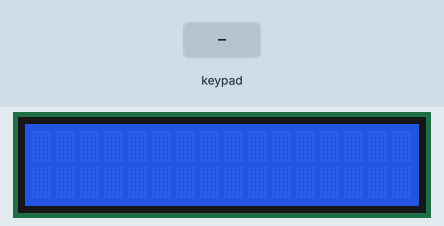
A sketch run on a simulated Arduino Uno, built with avr-gcc and run on an emulated ATmega328P. Shown: 16×2 character LCD. The test bench sets the inputs (shaded band).

Above: at 1.2 s.
1.3 s: keypad keys 7 6 5 4 # pressed 0.4 s apart
At 4.0 s:
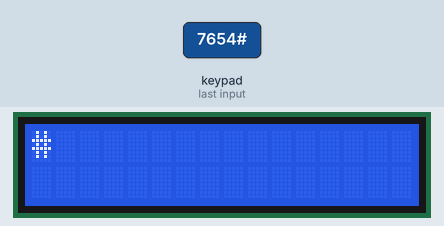
4.8 s: key 'A' pressed
At 5.4 s:
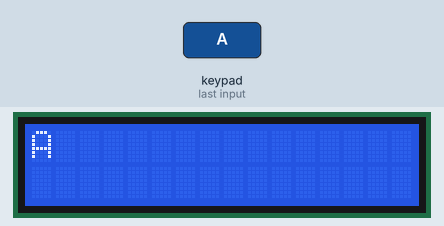
6.3 s: key 'B' pressed
At 6.7 s:
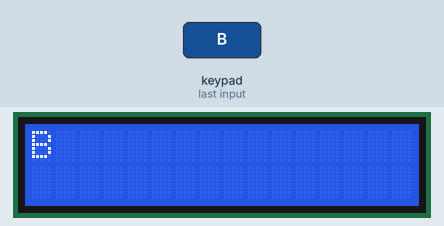
7.8 s: keypad keys 7 6 5 4 * pressed 0.4 s apart
At 10.3 s:
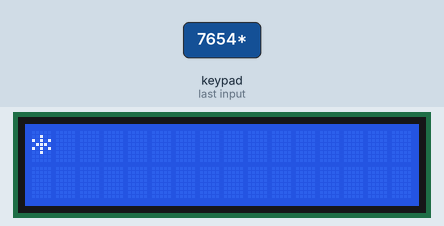
11.3 s: key 'C' pressed
At 11.7 s:
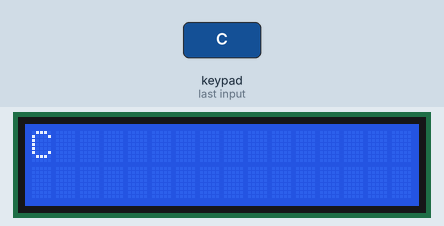
12.8 s: keypad keys 7 6 5 4 D pressed 0.4 s apart
At 13.4 s:
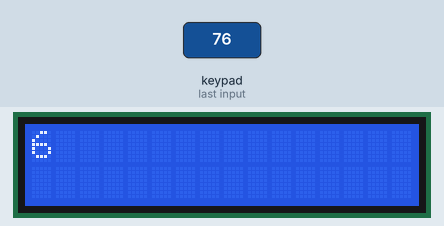
Timing chart, 0 to 15.8 s (numbered marks = the images above; inputs shaded):
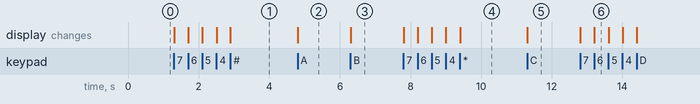

The sketch:

keypad_lcd.ino
```cpp
#include<keypad.h>
#include<LiquidCrystal.h>
LiquidCrystal lcd(13,12,11,10,9,8);
char keys[4][4]={
  {'1','2','3','A'},
  {'4','5','6','B'},
   {'7','8','9','C'},
  {'*','0','#','D'},
  };
  byte rowpins[4] = {7, 6, 5, 4};
  byte colpins[4] = {3, 2, A4, A5};
  Keypad mykeypad = Keypad(makeKeymap(keys), rowpins, colpins, 4, 4);

void setup() {

  lcd.begin(16,2);

}

void loop() {
  char key = mykeypad.getKey();
if(key!=NO_KEY)
{
  lcd.setCursor(0,0);
  lcd.print(key);
}
}
```

Measured:
- after the input at 1.3 s, the display: first changes at once (image 1 shows a later state)
- after the input at 4.8 s, the display: changes at once (image 2)
- after the input at 6.3 s, the display: changes at once (image 3)
- after the input at 7.8 s, the display: first changes at once (image 4 shows a later state)
- after the input at 11.3 s, the display: changes at once (image 5)
- after the input at 12.8 s, the display: first changes at once (image 6 shows a later state)
